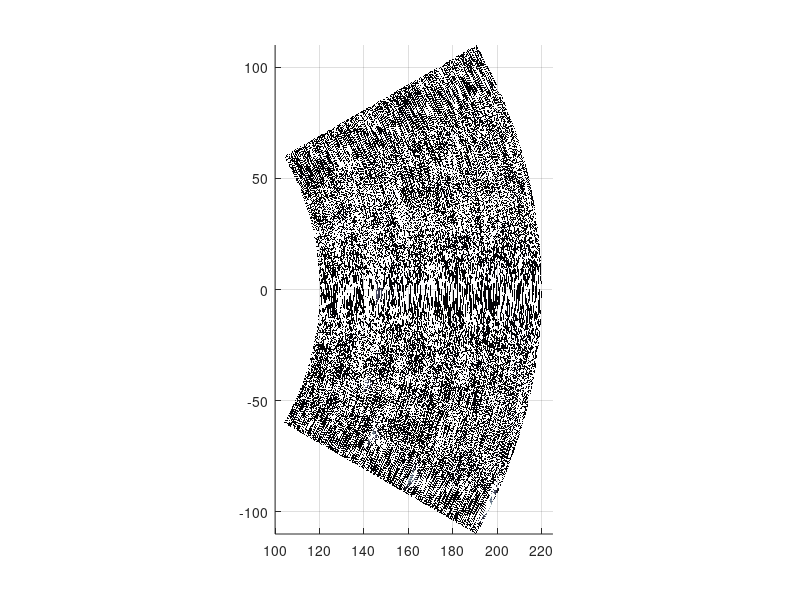

Reproduce this figure in MATLAB.
clear all;
close all;

tmp=load("00fouet1.txt");

Npoint=1024;
Nline=64;
x=zeros(Npoint,Nline);
y=x;
z=x;

for i=1:Npoint
  for j=1:Nline
    x(i,j)=tmp(Npoint*(j-1)+i,1);
    y(i,j)=tmp(Npoint*(j-1)+i,2);
    z(i,j)=tmp(Npoint*(j-1)+i,3);
  endfor
endfor


clear tmp;

h=figure(1);
surf(x,y,z);
view(0,90);
xlim([100 225]);
ylim([-110 110]);
shading interp;
colormap bone;
axis equal;
set(h,"visible","off");
print(h,"-mono","test.fig");
set(h,'visible','on');